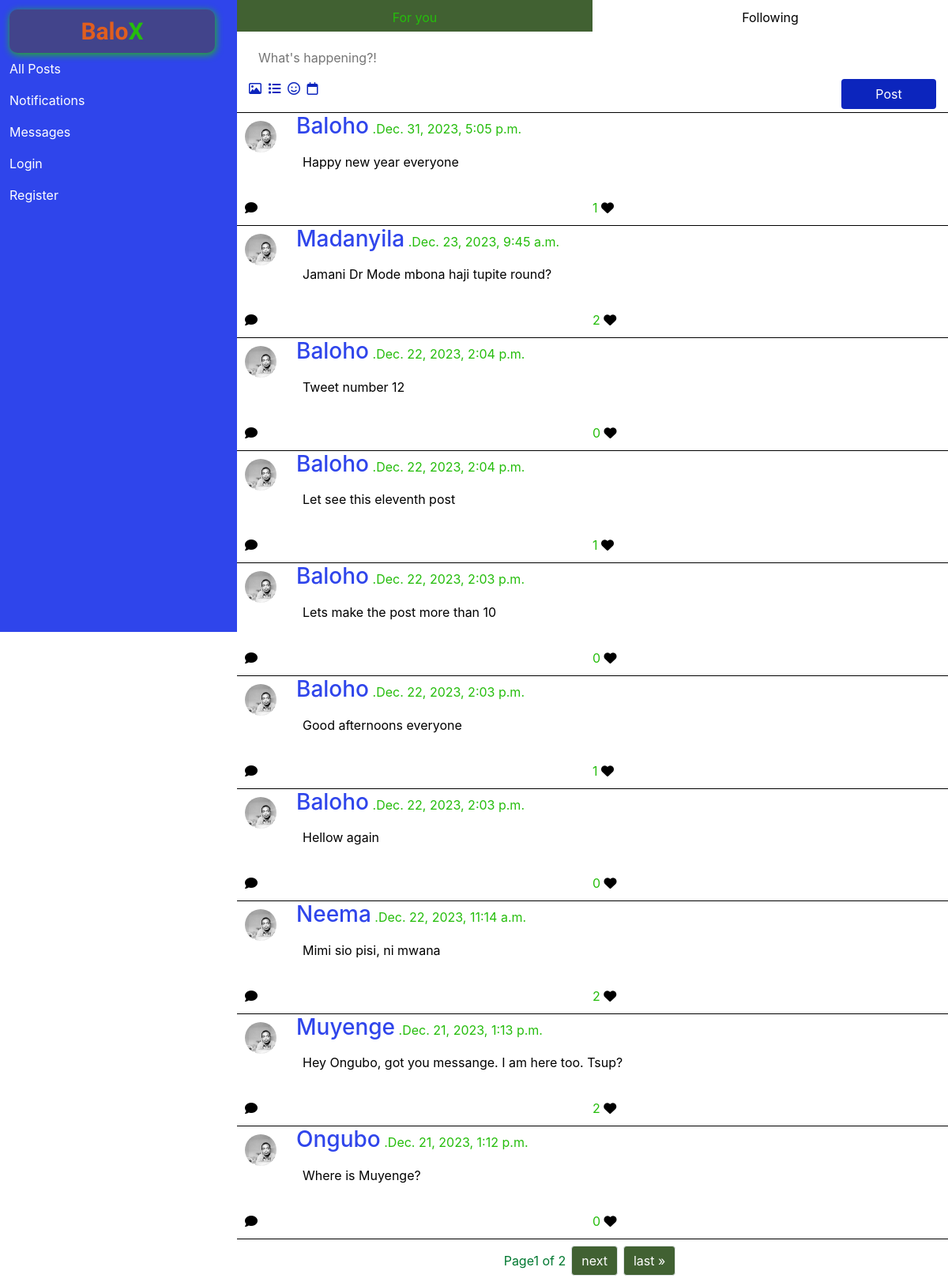
The page / on the database its author committed.
### network/models.py (models this page shows, shortened)
class Post(models.Model):
    author = models.ForeignKey(User, on_delete=models.CASCADE, related_name='tweet')
    tweet = models.TextField(verbose_name='post', null=False, blank=False)
    liked_by = models.ManyToManyField(User, related_name='liked_posts', null=True, blank=True)
    likes = models.IntegerField(null=True, blank=True, verbose_name='like', max_length=20, default=0)
    time = models.DateTimeField(verbose_name='creation time')

class User(AbstractUser):
    pass

### network/views.py (the view)
# urls.py: path("", views.index, name="index"),
def index(request):
    posts = Post.objects.all().order_by('-time')
    paginator = Paginator(posts,10)
    page_number = request.GET.get('page')
    page_obj = paginator.get_page(page_number)
    return render(request, "network/index.html", {
        'page_obj' : page_obj,
        'all_posts' : True
    })

### network/templates/network/index.html (shortened to what this page needs)
{% extends "network/layout.html" %}
{% load static %}
{% block body %}
<section id="ForYou" class="container">
    <div class="row tofix">
        {% if all_posts %}
        <a class="col for_follow active" href="{% url 'index' %}"><div id="forYoubtn">For you</div></a>
        <a class="col for_follow" href="{% url 'following' %}"><div id="followingBtn">Following</div></a>
        {% else %}
        <a class="col for_follow" href="{% url 'index' %}"><div id="forYoubtn">For you</div></a>
        <a class="col for_follow active" href="{% url 'following' %}"><div id="followingBtn">Following</div></a>
        {% endif %}
    </div>
</section>
<section id="post" class="container">
    <form action="{% url 'tweet' %}" method="post" id="post_form">
        <div id="new_post">
            <input type="text" autocomplete="off" placeholder="What's happening?!" name="tweet">
        </div>
        <div class="row">
            <div class="on_newPostDiv icons col-sm-7 col-md-10">
                <i class="fa-regular fa-image"></i>
                <i class="fa-solid fa-list"></i>
                <i class="fa-regular fa-face-smile"></i>
                <i class="fa-regular fa-calendar"></i>
            </div>
            <div class="on_newPostDiv col-sm-5 col-md-2" id="post_btn">
                <input class='btn' type="submit" value="Post">
            </div>
        </div>
    </form>
</section>
<div id="allposts">
{% for post in page_obj %}
<section class="tweet" id="{{post.id}}">
    <div class="row container">
        <div class="userImg">
            <img src="{% static 'network/user.jpg' %}" alt="">
        </div>
        <div class="tweetContent col-sm-11">
            <h3 class=""><a href="{% url 'profile' post.author.id %}" class="username">{{post.author|capfirst}} </a></h3>
            <span class="">.{{post.time}}</span>
            <p id="tweet-{{post.id}}">{{post.tweet}}</p>
        </div>
    </div>
    <div class="tweetIcon container row">
        <div class="col">
        <i class="fa-solid fa-comment commentIcon" data-comment="{{post.id}}"></i>
        </div>
        <div class="col">
            <span id="post-likes-{{post.id}}">{{post.likes}}</span>
            {% if request.user in post.liked_by.all %}
                <i class="liked fa-solid fa-heart likeIcon " data-like="post-{{post.id}}" id="post-like-{{post.id}}"></i>
            {% else %}
                <i class="unliked fa-solid fa-heart likeIcon " data-like="post-{{post.id}}" id="post-like-{{post.id}}"></i>
            {% endif %}
        </div>
    </div>
</section>
{% endfor %}
<nav aria-label="Page navigation">
    <ul class="pagination container">
      <li class="page-item">Page{{page_obj.number}} of {{page_obj.paginator.num_pages}}</li>
    {% if page_obj.has_next %}
      <li class="page-item"><a class="page-link" href="?page={{ page_obj.next_page_number }}">next</a></li>
      <li class="page-item"><a class="page-link" href="?page={{ page_obj.paginator.num_pages }}">last &raquo;</a></li>
    {% endif %}
    </ul>
  </nav>
</div>
{% endblock %}

### network/static/network/styles.css (style rules this page uses)
body { background-color: white; }
span { color:#25BD0C; }
section { border-bottom: solid 1px black; position: relative; }
#ForYou { position: relative; height: 50px; border: none; }
.for_follow { color: rgb(0, 0, 0); text-decoration: none; padding: 10px; }
#ForYou div { text-align: center; height: 20px; }
.active { background-color: #416132; color: #25BD0C; }
#new_post { padding:10px; height: 50px; }
#new_post input { width: 100%; border: none; background-color: transparent; color:black; outline: none; }
.on_newPostDiv { display: inline-block; width: 100px; position: relative; margin-bottom: 4px; }
.icons i { color: #0C25BD; margin-right: 4px; }
#post { position: relative; }
#post_btn input { width: 100%; background-color: #0C25BD; color: white; right: 2px }
.userImg { padding: 10px; }
.userImg img { width: 40px; height: 40px; border-radius: 50%; }
.tweetContent h3 { display: inline-block; color: rgb(245, 20, 20); }
.tweet p { padding: 8px; color: black; }
.tweetIcon { padding: 10px; color: white; }
.fa-solid { color: black; }
.username { color: #2F45EB; }
.postcontents h4,p { color: white; }
.page-item { color: rgb(0, 120, 48) !important; }
.pagination { justify-content: center !important; align-content: center; align-items: center; margin: 4px; }
.pagination li { margin: 4px; }
.page-link { border-radius: 4px; background-color: #416132; color: white; }
.unliked { color: black; }

### rows shown on the page
Post: author "Baloho", time "Dec. 31, 2023, 5:05 p.m.", tweet "Happy new year everyone", likes "1"
Post: author "Madanyila", time "Dec. 23, 2023, 9:45 a.m.", tweet "Jamani Dr Mode mbona haji tupite round?", likes "2"
Post: author "Baloho", time "Dec. 22, 2023, 2:04 p.m.", tweet "Tweet number 12", likes "0"
Post: author "Baloho", time "Dec. 22, 2023, 2:04 p.m.", tweet "Let see this eleventh post", likes "1"
Post: author "Baloho", time "Dec. 22, 2023, 2:03 p.m.", tweet "Lets make the post more than 10", likes "0"
Post: author "Baloho", time "Dec. 22, 2023, 2:03 p.m.", tweet "Good afternoons everyone", likes "1"
Post: author "Baloho", time "Dec. 22, 2023, 2:03 p.m.", tweet "Hellow again", likes "0"
Post: author "Neema", time "Dec. 22, 2023, 11:14 a.m.", tweet "Mimi sio pisi, ni mwana", likes "2"
Post: author "Muyenge", time "Dec. 21, 2023, 1:13 p.m.", tweet "Hey Ongubo, got you messange. I am here too. Tsup?", likes "2"
Post: author "Ongubo", time "Dec. 21, 2023, 1:12 p.m.", tweet "Where is Muyenge?", likes "0"

### other values the page prints
{{ page_obj.number }} "1"
{{ page_obj.paginator.num_pages }} "2"
